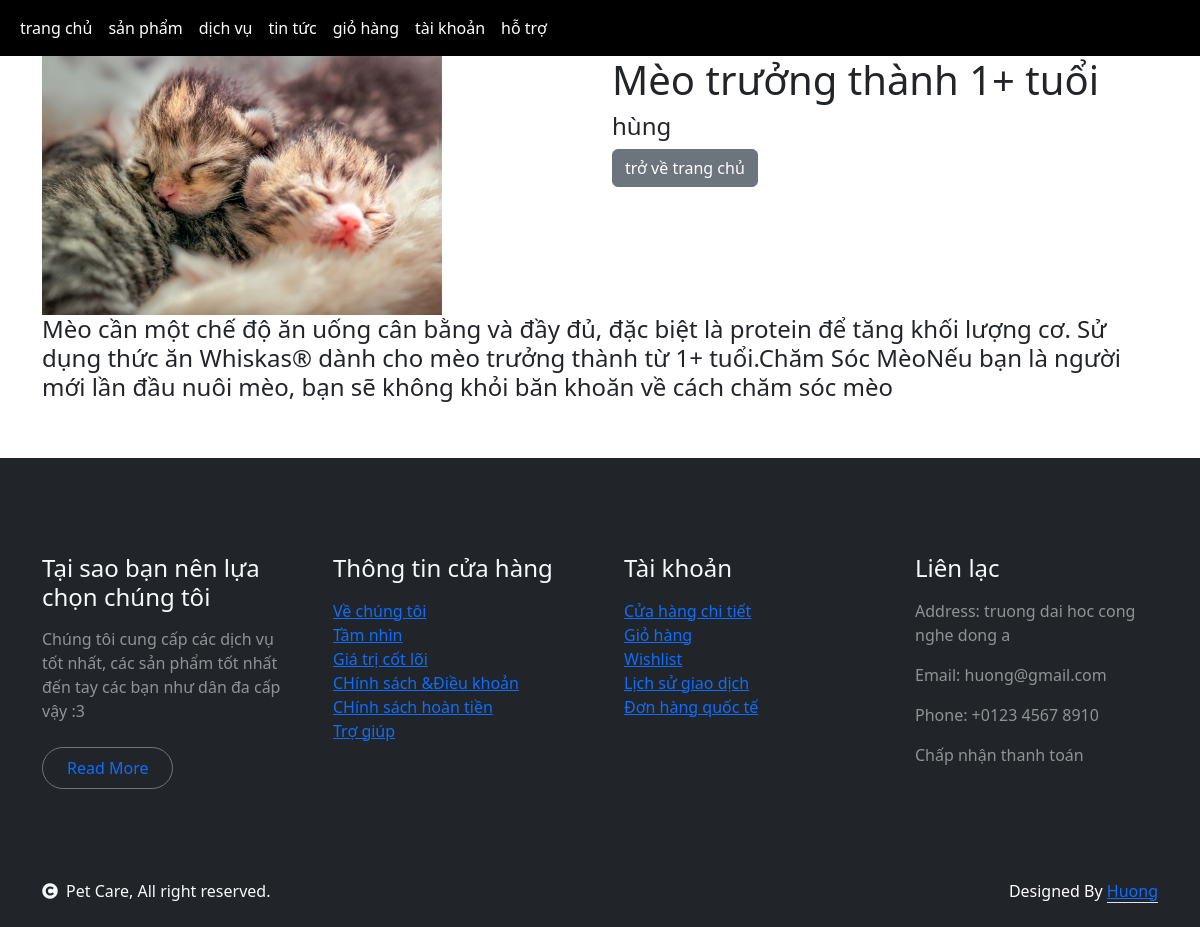
The app's page /chitietblog.php?sid=13 with its own data.
### tables this page shows
CREATE TABLE `tintuc` (
  `id` int(11) NOT NULL,
  `tenbai` longtext NOT NULL,
  `noidung` mediumtext NOT NULL,
  `hinhanh` varchar(10000) NOT NULL,
  `tacgia` varchar(100) NOT NULL
);

### chitietblog.php (the view, shortened to what this page needs)
<!DOCTYPE html>
<html lang="en">
  <head>
    <link
      href="https://cdn.jsdelivr.net/npm/bootstrap@5.3.2/dist/css/bootstrap.min.css"
      rel="stylesheet"
    />
    <link
      rel="stylesheet"
      href="https://use.fontawesome.com/releases/v5.15.4/css/all.css"
    />
    <link
      href="https://cdn.jsdelivr.net/npm/bootstrap-icons@1.4.1/font/bootstrap-icons.css"
      rel="stylesheet"
    />
    <link rel="stylesheet" href="style.css" />
  </head>
  <body>
    <nav class="navbar navbar-expand-sm bg-black">
  <div class="container-fluid">
    <ul class="navbar-nav">
      <li class="nav-item">
        <a class="nav-link text-white" href="index.php">trang chủ</a>
      </li>
      <li class="nav-item">
        <a class="nav-link text-white" href="chitietsanpham.php">sản phẩm</a>
      </li>
      <li class="nav-item">
        <a class="nav-link text-white" href="#">dịch vụ</a>
      </li>
      <li class="nav-item">
        <a class="nav-link text-white" href="#">tin tức</a>
      </li>
      <li class="nav-item">
        <a class="nav-link text-white" href="#">giỏ hàng</a>
      </li>
      <li class="nav-item">
        <a class="nav-link text-white" href="./fromdangnhap.html">tài khoản</a>
      </li>
      <li class="nav-item">
        <a class="nav-link text-white" href="#">hỗ trợ</a>
      </li>
    </ul>
  </div>
  </nav>
<?php
 $id=$_GET['sid'];
require_once 'ketnoi.php';
$chitiettintuc_sql="SELECT * FROM tintuc WHERE id=$id";
$result=mysqli_query($conn,$chitiettintuc_sql);
$row = mysqli_fetch_assoc($result);
?>
<body>
    <div class="container ">
        <div class="row">
            <div class="col-6">
                <img class="" width="400px" src="./img/blog/<?php echo $row['hinhanh']; ?> " alt=""></div>
            <div class="col-6">
            <h1><?php echo $row['tenbai']; ?> </h1>
            <h4><?php echo $row['tacgia']; ?> </h4>
            <button class="btn btn-secondary"> trở về trang chủ</button>
            </div>
        <div class="row">
        <h4><?php echo $row['noidung']; ?> </h4>
        </div>
        </div>
</div>
</body>
</html>
    <div class="container-fluid bg-dark text-white-50 footer pt-5 mt-5">
      <div class="container py-5">
        <div class="row g-5">
          <div class="col-lg-3 col-md-6">
            <div class="footer-item">
              <h4 class="text-light mb-3">
                Tại sao bạn nên lựa chọn chúng tôi
              </h4>
              <p class="mb-4">
                Chúng tôi cung cấp các dịch vụ tốt nhất, các sản phẩm tốt nhất
                đến tay các bạn như dân đa cấp vậy :3
              </p>
              <a
                href=""
                class="btn border-secondary py-2 px-4 rounded-pill text-primary"
                >Read More</a
              >
            </div>
          </div>
          <div class="col-lg-3 col-md-6">
            <div class="d-flex flex-column text-start footer-item">
              <h4 class="text-light mb-3">Thông tin cửa hàng</h4>
              <a class="btn-link" href="">Về chúng tôi</a>
              <a class="btn-link" href="">Tầm nhìn</a>
              <a class="btn-link" href="">Giá trị cốt lõi</a>
              <a class="btn-link" href="">CHính sách &Điều khoản</a>
              <a class="btn-link" href="">CHính sách hoàn tiền</a>
              <a class="btn-link" href="">Trợ giúp</a>
            </div>
          </div>
          <div class="col-lg-3 col-md-6">
            <div class="d-flex flex-column text-start footer-item">
              <h4 class="text-light mb-3">Tài khoản</h4>
              <a class="btn-link" href="">Cửa hàng chi tiết</a>
              <a class="btn-link" href="">Giỏ hàng</a>
              <a class="btn-link" href="">Wishlist</a>
              <a class="btn-link" href="">Lịch sử giao dịch</a>
              <a class="btn-link" href="">Đơn hàng quốc tế</a>
            </div>
          </div>
          <div class="col-lg-3 col-md-6">
            <div class="footer-item">
              <h4 class="text-light mb-3">Liên lạc</h4>
              <p>Address: truong dai hoc cong nghe dong a</p>
              <p>Email: huong@gmail.com</p>
              <p>Phone: +0123 4567 8910</p>
              <p>Chấp nhận thanh toán</p>
            </div>
          </div>
        </div>
      </div>
    </div>
    <div class="container-fluid copyright bg-dark py-4">
      <div class="container">
        <div class="row">
          <div class="col-md-6 text-center text-md-start mb-3 mb-md-0">
            <span class="text-light"
              ><i class="fas fa-copyright text-light me-2"></i>Pet Care, All
              right reserved.</span
            >
          </div>
          <div class="col-md-6 my-auto text-center text-md-end text-white">
            Designed By
            <a class="border-bottom" href="https://www.facebook.com/huong043"
              >Huong</a
            >
          </div>
        </div>
      </div>
    </div>
  </body>
</html>

### records on screen
tintuc: hinhanh (picture), tenbai "Mèo trưởng thành 1+ tuổi", tacgia "hùng", noidung "Mèo cần một chế độ ăn uống cân bằng và đầy đủ, đặc biệt là protein để tăng khối lượng cơ. Sử dụng thức ăn Whiskas® dành cho mèo trưởng thành từ 1+ tuổi.Chăm Sóc MèoNếu bạn là người mới lần đầu nuôi mèo, bạn sẽ không khỏi băn khoăn về cách chăm sóc mèo"
